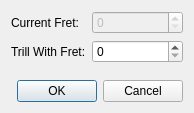
<?xml version="1.0" encoding="UTF-8"?>
<ui version="4.0">
 <class>TrillDialog</class>
 <widget class="QDialog" name="TrillDialog">
  <property name="windowModality">
   <enum>Qt::WindowModal</enum>
  </property>
  <property name="geometry">
   <rect>
    <x>0</x>
    <y>0</y>
    <width>194</width>
    <height>113</height>
   </rect>
  </property>
  <property name="windowTitle">
   <string>Trill</string>
  </property>
  <property name="modal">
   <bool>true</bool>
  </property>
  <layout class="QVBoxLayout" name="verticalLayout">
   <item>
    <layout class="QFormLayout" name="formLayout">
     <property name="fieldGrowthPolicy">
      <enum>QFormLayout::AllNonFixedFieldsGrow</enum>
     </property>
     <item row="0" column="0">
      <widget class="QLabel" name="currentFretLabel">
       <property name="text">
        <string>Current Fret:</string>
       </property>
      </widget>
     </item>
     <item row="0" column="1">
      <widget class="QSpinBox" name="currentFretSpinBox">
       <property name="enabled">
        <bool>false</bool>
       </property>
      </widget>
     </item>
     <item row="1" column="0">
      <widget class="QLabel" name="trillFretLabel">
       <property name="text">
        <string>Trill With Fret:</string>
       </property>
      </widget>
     </item>
     <item row="1" column="1">
      <widget class="QSpinBox" name="trillFretSpinBox"/>
     </item>
    </layout>
   </item>
   <item>
    <widget class="QDialogButtonBox" name="buttonBox">
     <property name="orientation">
      <enum>Qt::Horizontal</enum>
     </property>
     <property name="standardButtons">
      <set>QDialogButtonBox::Cancel|QDialogButtonBox::Ok</set>
     </property>
    </widget>
   </item>
  </layout>
 </widget>
 <resources/>
</ui>
